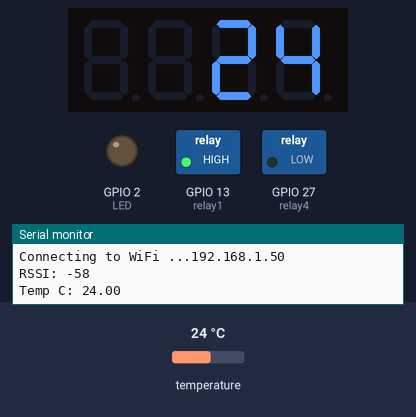
The sketch below on a simulated ESP32. Shown: 4-digit seven-segment display, switched loads named in the sketch (green lamp = pin HIGH), output pins drawn as LEDs (lit = HIGH), the last lines printed to the serial monitor. The test bench sets the inputs (shaded band); at power-on: temperature 24 °C. WiFi joins after 1.5 s; servers stay silent unless stated; network time is answered at once with the bench clock; uploads are accepted with an empty reply; the local clock reads 2024-03-15 10:24:30 at power-on unless the sketch sets it.

Above: at 6.2 s.
6.3 s: temperature set to 12 °C
At 18.2 s:
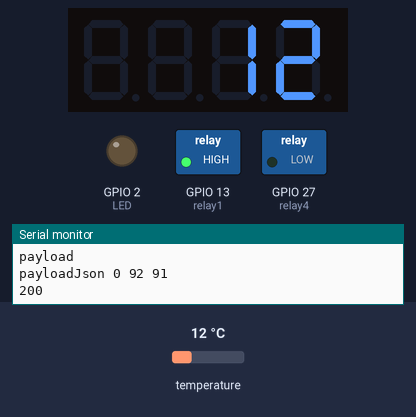
18.6 s: temperature set to 19 °C
At 29.0 s:
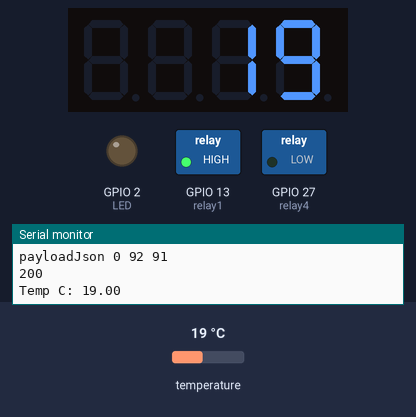
30.0 s: temperature set to 28 °C
At 41.1 s:
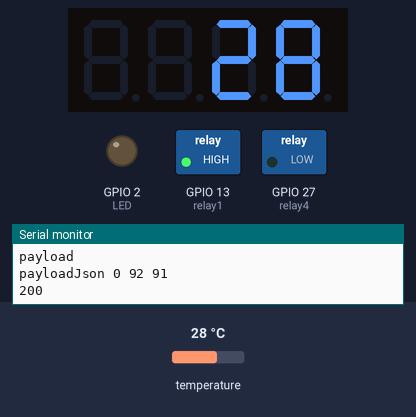
Timing chart, 0 to 42.6 s (numbered marks = the images above; inputs shaded):
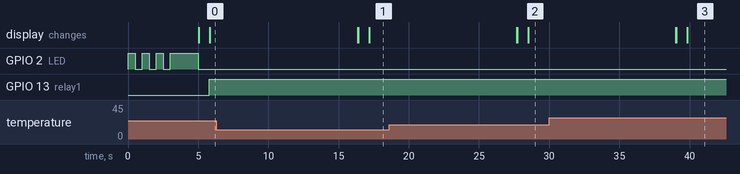

The sketch:

kotel3-2.ino
```cpp
bool releMod = LOW;
byte tmin = 91;
byte tmax = 92;

// софт перезагрука
void(* resetFunc) (void) = 0;

// display
#define CLK 22
#define DIO 21
#include <TM1637Display.h>
TM1637Display display(CLK, DIO);

// для работы с термометром
#include <OneWire.h>
#include <DallasTemperature.h>
#define ONE_WIRE_BUS 5
OneWire oneWire(ONE_WIRE_BUS);
DallasTemperature sensor(&oneWire);

// пины реле
int relay1 = 13;
int relay4 = 27;

// debuger
bool debug = true;
String DebugData="";
#define LED 2

// вайфай
#include <WiFi.h>
#include <WiFiClient.h>
#include "HTTPClient.h"
const char* ssid = "arduino";
const char* password = "123qweasdzxc";
unsigned long previousMillis = 0;
unsigned long interval = 30000;
// const char* ssid = "linux";
// const char* password = "123qweasdzxc123";

String serverName =  "http://37.230.115.8/";

// таймклиент для получения точного времени
#include <NTPClient.h>
#include <WiFiUdp.h>
WiFiUDP ntpUDP;
NTPClient timeClient(ntpUDP);
String getTime(NTPClient timeC){
  return String(timeC.getDay()) + " - " + String(timeC.getHours()) + " : " + String(timeC.getMinutes()) + " : "  + String(timeC.getSeconds()) + " : " ;
}
// json liba
#include <ArduinoJson.h>

void setup(){
  Serial.begin(115200);
  pinMode(LED,OUTPUT);
  initWiFi();
  Serial.print("RSSI: ");
  Serial.println(WiFi.RSSI());

  timeClient.begin();

  pinMode(relay1, OUTPUT);
  pinMode(relay4, OUTPUT);

  sensor.begin();

  display.setBrightness(0x0f);
}

String str = "";

void loop(){

  uint8_t data[] = { 0xff, 0xff, 0xff, 0xff };
  uint8_t blank[] = { 0x00, 0x00, 0x00, 0x00 };
  display.setSegments(data);

  unsigned long currentMillis = millis();
    // if WiFi is down, try reconnecting
  if ((WiFi.status() != WL_CONNECTED) && (currentMillis - previousMillis >=interval)) {
    Serial.print(millis());
    Serial.println("Reconnecting to WiFi...");
    WiFi.disconnect();
    WiFi.reconnect();
    previousMillis = currentMillis;
    errorLed(3);
  }

  // переменная для хранения температуры
  float temperature;
  // отправляем запрос на измерение температуры
  sensor.requestTemperatures();
  // считываем данные из регистра датчика
  temperature = sensor.getTempCByIndex(0);

  if (temperature  > tmax) {
    releMod = LOW ;
  }
   if (temperature < tmin) {
    releMod = HIGH;
  }

  digitalWrite(relay1, releMod);
  digitalWrite(relay4, not releMod);

  Serial.print("Temp C: ");
  Serial.println(temperature);
//  int integer_temperature1  =  temperature * 100 ;


  display.showNumberDec(ceil(temperature), false);


  timeClient.setTimeOffset(10800);// 60*60*3
  timeClient.update();
  str += "{\"t\": {\"t1\":" + String(temperature) + "},\"r\": {\"n\": "+String(releMod)+", \"p\": false},\"time\":\"" + timeClient.getDay() +"-"+ timeClient.getFormattedTime() + "\"},";

  if(WiFi.status()== WL_CONNECTED){
      HTTPClient http;


      http.begin(serverName+"input.php");
      http.addHeader("Content-Type", "application/json");
      int httpResponseCode = http.POST("[" + str.substring(0, str.length()-1) + "]");
      if (httpResponseCode != HTTP_CODE_OK) {
          errorLed(6);
      }
      http.end();
      delay(100);


    // установка температуры из тг
      DebugData+= "tmax tmin debug " + String(tmin) + " "+ String(tmax) +  " температура "  + String(temperature)+" "+  '\n';

      http.begin(serverName+"termComand.php");
      int httpCode = 0;
      if (debug == false) {
        httpCode = http.POST("");
      }
      else {
        httpCode = http.POST(DebugData);
      }
      Serial.println("tmax tmin debug " + String(tmin) + " "+ String(tmax) + " "+ String(debug) + " ");

      if (httpCode == HTTP_CODE_OK) {
        String payload = http.getString();
        Serial.println("payload " + payload);
        StaticJsonDocument<200> doc;
        deserializeJson(doc, payload);

        debug = doc["debug"];
        if (debug){
          tmax = doc["tmax"];
          tmin = doc["tmin"];
        }

        Serial.println("payloadJson " + String(debug) + " " + tmax + " " + tmin );
        DebugData ="";
      }

      Serial.println(httpCode);
      http.end();
      str = "";
    }
    else {
      Serial.println("WiFi Disconnected");
      DebugData+="WiFi Disconnected" + '\n';
    }

  delay(10000);
  display.clear();
}

void initWiFi() {
  int counter = 0;
  WiFi.mode(WIFI_STA);
  WiFi.begin(ssid, password);
  Serial.print("Connecting to WiFi ..");
  while (WiFi.status() != WL_CONNECTED) {
    Serial.print('.');
    errorLed(3);
    counter += 1;
    if (counter > 5) {
      Serial.println("resetting");
      resetFunc();
    }
  }
  Serial.println(WiFi.localIP());
}

void errorLed(int type) {
  int row[1024];
  if (type == 1) {
    row[0] = 500;
    row[1] = 500;
    row[2] = 1000;
    row[3] = 0;
    signalError(row);
  }
  if (type == 2) {
    row[0] = 250;
    row[1] = 250;
    row[2] = 250;
    row[3] = 250;
    row[4] = 1000;
    row[5] = 0;
      signalError(row);
  }
  if (type == 3) {
    row[0] = 500;
    row[1] = 500;
    row[2] = 500;
    row[3] = 500;
    row[4] = 500;
    row[5] = 500;
    row[6] = 2000;
    row[7] = 0;
      signalError(row);
  }

  if (type == 4) {
    row[0] = 100;
    row[1] = 100;
    row[2] = 500;
    row[3] = 0;
      signalError(row);
  }
  if (type == 5) {
    row[0] = 100;
    row[1] = 100;
    row[2] = 100;
    row[3] = 100;
    row[4] = 500;
    row[5] = 0;
      signalError(row);
  }
  if (type == 6) {
    for (int i = 0; i <= 124; i++) {
      row[i] = 100;
    }
    row[122] = 500;
    row[123] = 1000;
    signalError(row);
  }
}

void signalError( int row[] ) {
  // последовательность как моргать светодиодом
  bool boof = false;
   for (int i = 0; i <= 124; i++) {
    if (row[i] == 0) {
       break;
    }
    boof = !boof;
    digitalWrite(LED, boof);
    delay(row[i]);
  }
   digitalWrite(LED, LOW);
}
```
